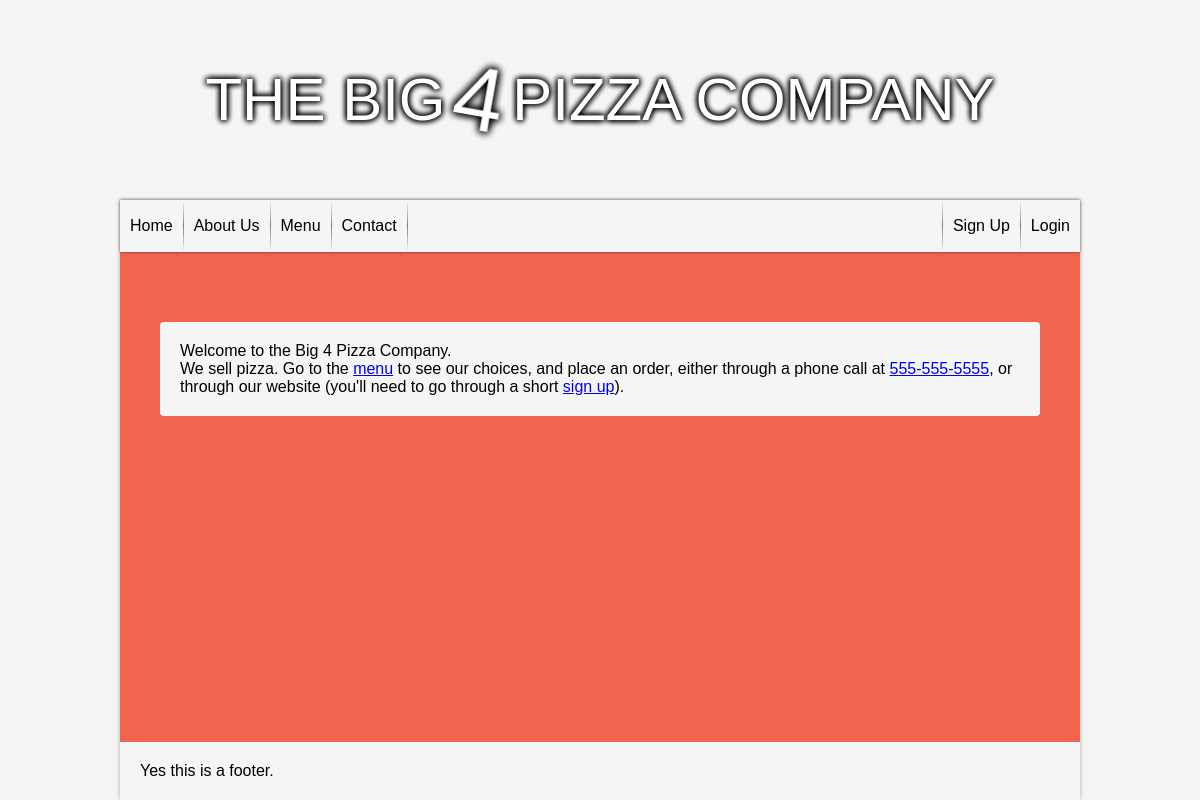
Page /pizza/ on the earlier database version.
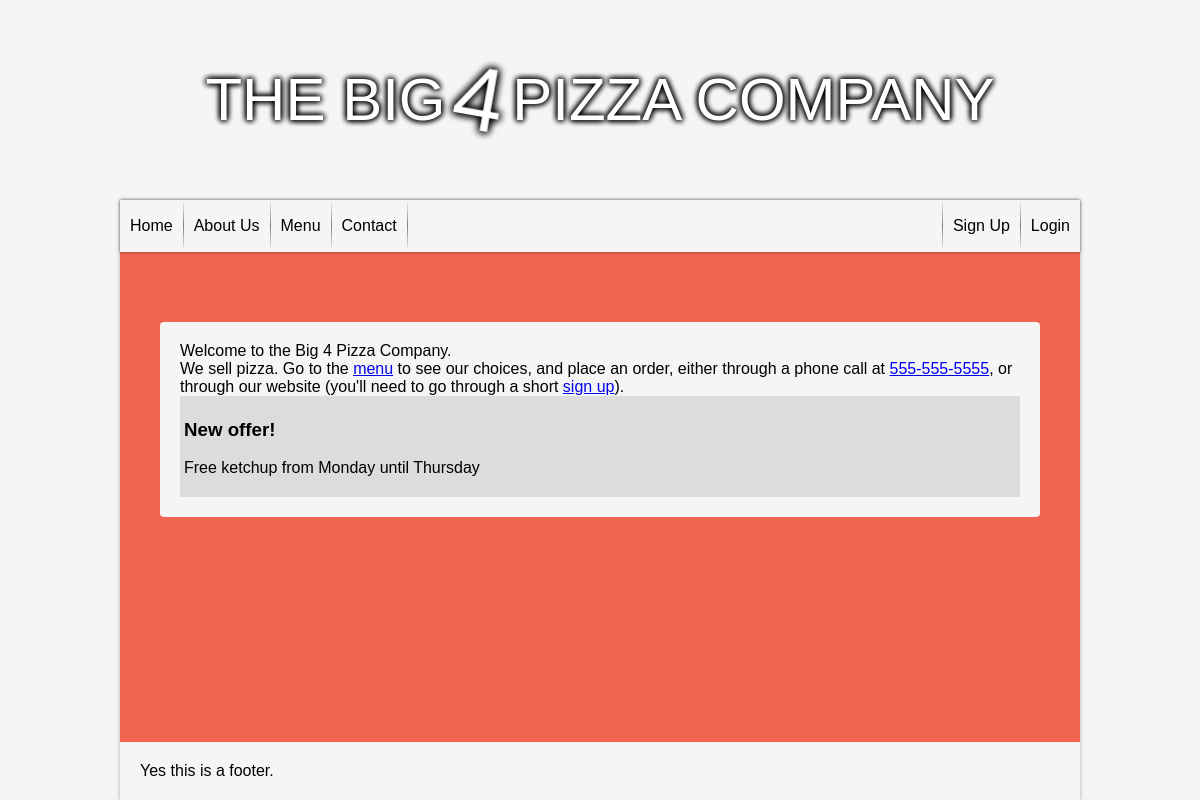
Same page on the later database version.
### pizza/models.py (models this page shows, shortened)
class Article(models.Model):
    title = models.CharField(max_length=200)
    content = models.CharField(max_length=500)
    pub_date = models.DateTimeField('date published')

### pizza/views.py (the view)
def index(request):
    article_list = Article.objects.all().order_by('-pub_date')[:3]
    context = {'article_list': article_list}
    return render(request, 'pizza/index.html', context)

### pizza/templates/pizza/index.html (shortened to what this page needs)
{% extends "base.html" %}
{% block content %}
    <div id= "pagecontent">
        Welcome to the Big 4 Pizza Company.<br>
        We sell pizza. Go to the <a href="{% url 'pizza:menu' %}">menu</a> to see our choices, and place an order,
        either through a phone call at <a href="tel:555-555-5555">555-555-5555</a>, or through our website (you'll need
        to go through a short <a href="{% url 'pizza:signup' %}">sign up</a>).
        {% if article_list %}
            {% for article in article_list %}
                <div style="background:rgba(0,0,0,0.1); padding: 4px;">
                    <h3>{{ article.title }}</h3>
                    <p>{{ article.content }}</p>
                </div>
            {% endfor %}
        {%  endif %}
    </div>
{% endblock %}

Differences in the rows shown:
added Article: title "New offer!", content "Free ketchup from Monday until Thursday"
